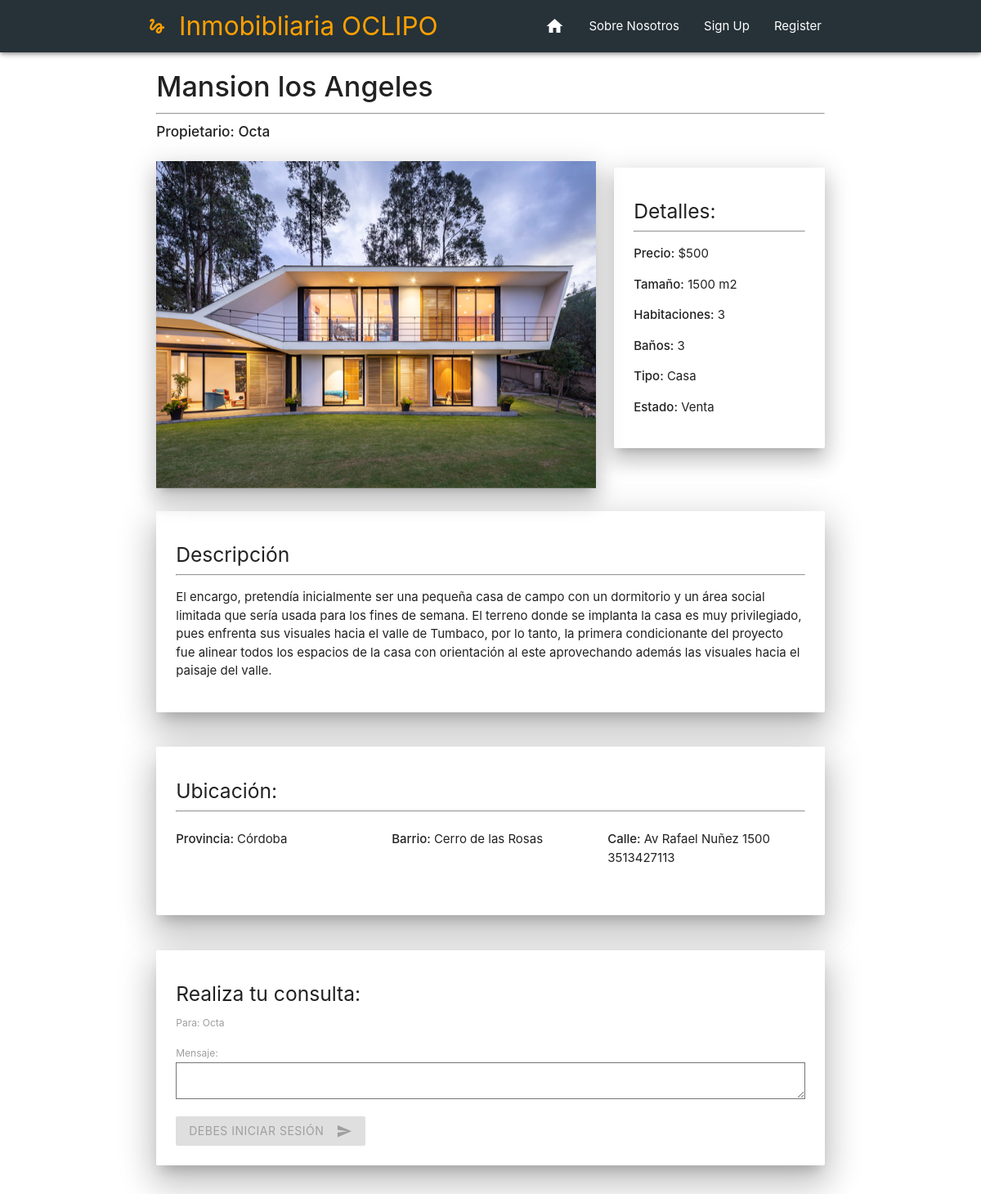
/propiedad/29, run on an earlier commit of the app's database.
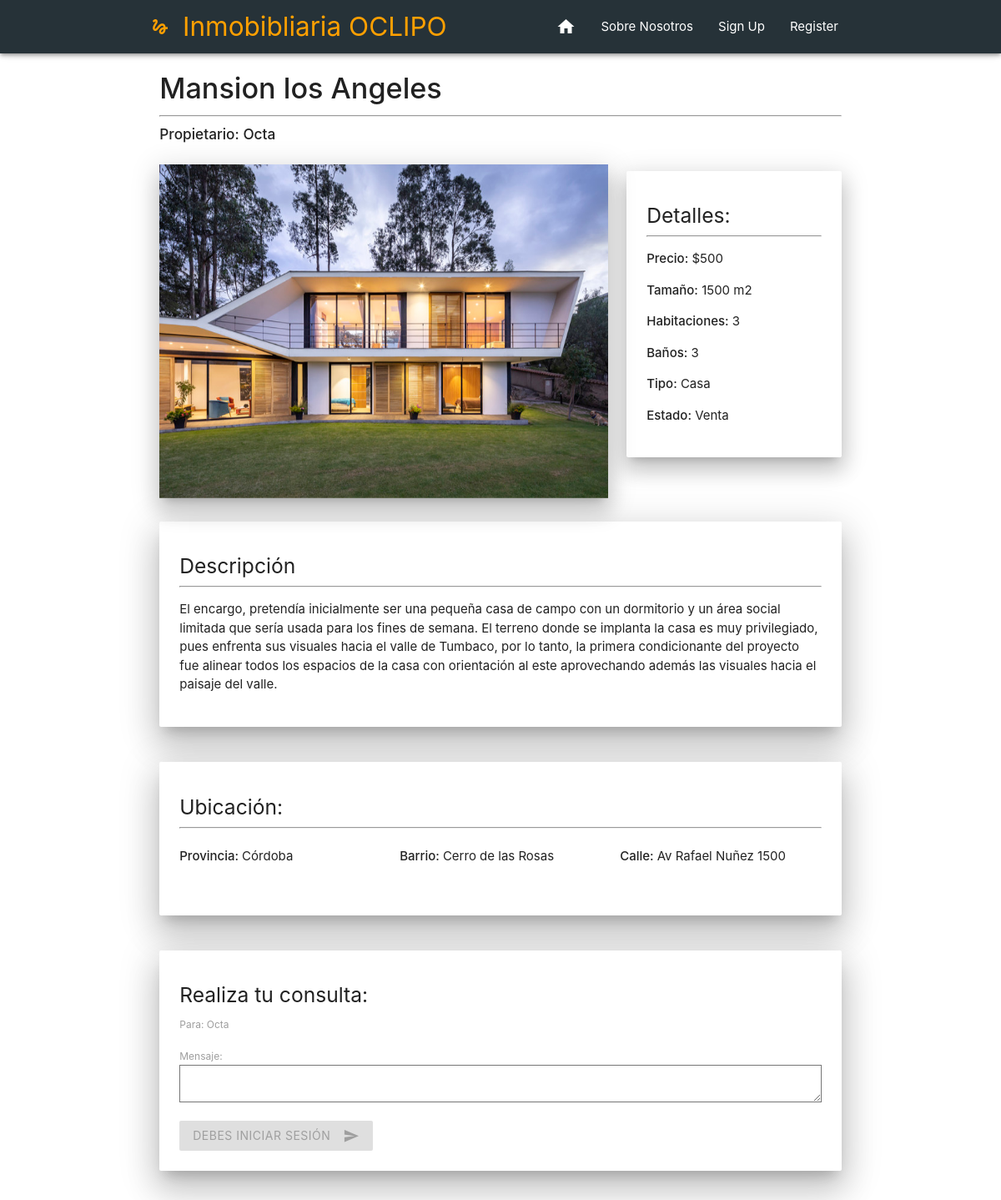
And on a later commit of the database.
### Inmobibliaria/models.py (models this page shows, shortened)
class Propiedad(models.Model):
    usuario = models.ForeignKey(User, on_delete=models.CASCADE, null=False)
    titulo = models.CharField(max_length=20)
    precio = models.IntegerField()
    ubicacion = models.ForeignKey('Ubicacion', on_delete=models.CASCADE, null=False)
    barrio = models.CharField(max_length=30)
    calle = models.CharField(max_length=30)
    numero = models.IntegerField()
    tipo = models.CharField(max_length=12,choices=TIPO_CHOICES)
    estado = models.CharField(max_length=8,choices=STATUS_CHOICES)
    habitaciones = models.IntegerField()
    baños = models.IntegerField()
    tamaño = models.IntegerField()
    descripcion = models.TextField(max_length=2000)
    fecha = models.DateTimeField(auto_now_add=True)

class Ubicacion(models.Model):
    provincia = models.CharField(max_length=30)

### Inmobibliaria/views.py (the view)
# urls.py: path("propiedad/<str:id>", propiedadview),
def propiedadview(request,id):
    propiedad = Propiedad.objects.get(id = id)
    imagenesLibro = Imagen.objects.filter(propiedad = propiedad)
    indiceEnCarusel = ["#one", "#two", "#three"] #El carusel necesita esos datos en el href para funcionar
    if request.method == 'POST':
        form = ComentarioModelForm(request.POST)
        current_user = get_object_or_404(User, pk = request.user.pk)
        if form.is_valid():
            created_comentario = form.save(commit=False)
            created_comentario.user = current_user
            created_comentario.propiedad = propiedad
            if created_comentario.user != created_comentario.propiedad.usuario:
                created_comentario.save()
                subject = "Has recibido una consulta de tu propiedad " + propiedad.titulo
                message = "De: " + created_comentario.user.username + "\nCorreo: "+ created_comentario.user.email + "\n" + created_comentario.mensaje
                email_from = settings.EMAIL_HOST_USER
                recipient_list = [propiedad.usuario.email]
                send_mail(subject, message, email_from, recipient_list)
                messages.success(request, f'Tu consulta ha sido enviada!')
                return redirect('/')
            else:
                messages.success(request, f'No puedes consultar una propiedad tuya')
    else:
        form = ComentarioModelForm()
    return render(request,"Inmobibliaria/propiedad.html",{"propiedad":propiedad, "imagenes": imagenesLibro,"indiceEnCarusel":indiceEnCarusel,"host": request.get_host(),"form":form})

### Inmobibliaria/forms.py
class ComentarioModelForm(forms.ModelForm):
	class Meta:
		model = Comentario
		fields = ['mensaje']

### Inmobibliaria/templatetags/index.py (called while the page is built)
@register.filter
def index(indexable, i):
    return indexable[i]

### Inmobibliaria/templates/Inmobibliaria/propiedad.html (shortened to what this page needs)
{% extends 'Inmobibliaria/base.html' %}
{% block content %}
<div class="container">
<div class="row">
    <div class="col s12 m12">
        <h4><strong>{{propiedad.titulo}}</strong></h4><hr>
        <h6><strong> Propietario: {{propiedad.usuario}}</strong></h6>
    </div>
</div>
<div class="row">
    <div class="col s12 m8">
        <div class="carousel carousel-slider z-depth-4">
        {% load index %}
        {% for imagen in imagenes %}
        <a class="carousel-item " href="{{ indiceEnCarusel|index:forloop.counter0 }}"><img src = "http://{{ host }}/media/{{ imagen.foto }}" width="100%" height="400"></a>
        {% endfor %}
        </div>
    </div>
    <div class="col s12 m4">
        <div class="card-panel z-depth-4">
        <h5>Detalles: </h5><hr>
        <p><strong>Precio:</strong> ${{propiedad.precio}}</p>
        <p><strong>Tamaño:</strong> {{propiedad.tamaño}} m2</p>
        <p><strong>Habitaciones:</strong> {{propiedad.habitaciones}}</p>
        <p><strong>Baños:</strong> {{propiedad.baños}}</p>
        <p><strong>Tipo:</strong> {{propiedad.tipo}}</p>
        <p><strong>Estado:</strong> {{propiedad.estado}}</p>
      </div>
    </div>
</div>
<div class="row">
    <div class="col s12 m12">
        <div class="card-panel white z-depth-5">
        <h5>Descripción</h5><hr>
        <p>{{propiedad.descripcion}}</p>
      </div>
    </div>
</div>
<div class="row">
    <div class="col s12 m12">
        <div class="card-panel white z-depth-5">
            <h5>Ubicación:</h5><hr>
            <div class="row">
            <div class="col s12 m4">
                <p><strong>Provincia: </strong>{{propiedad.ubicacion.provincia}}</p>
            </div>
            <div class="col s12 m4">
                <p><strong>Barrio: </strong>{{propiedad.barrio}}</p>
            </div>
            <div class="col s12 m4">
                <p><strong>Calle: </strong>{{propiedad.calle}} {{propiedad.numero}}</p>
            </div>
            </div>
        </div>
    </div>
</div>
<div class="row">
    <div class="col s12 m12">
        <div class="card-panel white z-depth-5">
            <h5>Realiza tu consulta:</h5>
            <label>Para: {{propiedad.usuario}}</label>
            <form method="post">
                {{ form.as_p }}
                {% if user.is_authenticated %}
                    <button class="btn waves-effect waves-light" type="submit" id="submit">Solicitar Información<i
                    class="material-icons right">send</i></button>
                {% else %}
                    <button class="btn waves-effect waves-light disabled" type="submit" id="submit">Debes iniciar sesión<i
                    class="material-icons right">send</i></button>
                {% endif %}
            </form>
        </div>
    </div>
</div>
{% endblock %}

What changed in the data, as far as the page shows it:
changed Propiedad "Mansion los Angeles": calle "Av Rafael Nuñez 1500" → "Av Rafael Nuñez"; numero "3513427113" → "1500"
